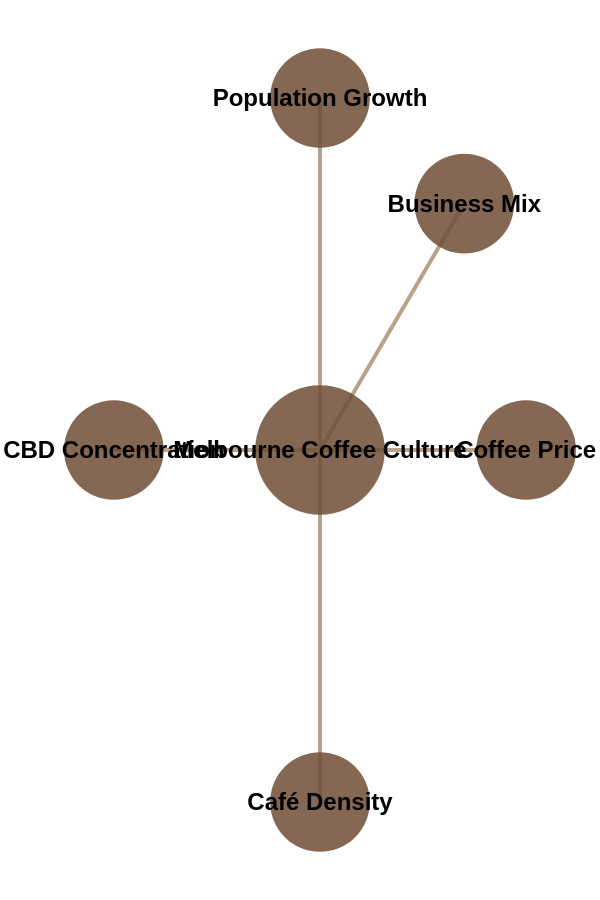

Vega-Lite specification stored for this chart:
### Vega-Lite specification from a JSON file in a GitHub repository (floating-point values rounded to 4 significant figures)
{"$schema": "https://vega.github.io/schema/vega-lite/v6.json", "width": "container", "height": 440, "autosize": {"type": "fit-x", "contains": "padding"}, "layer": [{"data": {"values": [{"x": 0, "y": 0, "x2": 0, "y2": 1}, {"x": 0, "y": 0, "x2": 1, "y2": 0}, {"x": 0, "y": 0, "x2": 0, "y2": -1}, {"x": 0, "y": 0, "x2": -1, "y2": 0}, {"x": 0, "y": 0, "x2": 0.7, "y2": 0.7}]}, "mark": {"type": "rule", "strokeWidth": 2, "color": "#b8a28a"}, "encoding": {"x": {"field": "x", "type": "quantitative", "axis": null, "scale": {"domain": [-1.3, 1.3]}}, "y": {"field": "y", "type": "quantitative", "axis": null, "scale": {"domain": [-1.25, 1.25]}}, "x2": {"field": "x2"}, "y2": {"field": "y2"}}}, {"data": {"values": [{"label": "Melbourne Coffee Culture", "x": 0, "y": 0, "size": 4200}, {"label": "Population Growth", "x": 0, "y": 1, "size": 1800}, {"label": "Coffee Price", "x": 1, "y": 0, "size": 1800}, {"label": "Café Density", "x": 0, "y": -1, "size": 1800}, {"label": "CBD Concentration", "x": -1, "y": 0, "size": 1800}, {"label": "Business Mix", "x": 0.7, "y": 0.7, "size": 1800}]}, "mark": {"type": "circle", "opacity": 0.85, "color": "#6f4e37"}, "encoding": {"x": {"field": "x", "type": "quantitative", "axis": null, "scale": {"domain": [-1.3, 1.3]}}, "y": {"field": "y", "type": "quantitative", "axis": null, "scale": {"domain": [-1.25, 1.25]}}, "size": {"field": "size", "type": "quantitative", "legend": null, "scale": {"range": [1200, 4200]}}}}, {"data": {"values": [{"label": "Melbourne Coffee Culture", "x": 0, "y": 0}, {"label": "Population Growth", "x": 0, "y": 1}, {"label": "Coffee Price", "x": 1, "y": 0}, {"label": "Café Density", "x": 0, "y": -1}, {"label": "CBD Concentration", "x": -1, "y": 0}, {"label": "Business Mix", "x": 0.7, "y": 0.7}]}, "mark": {"type": "text", "color": "black", "fontSize": 12, "fontWeight": "bold"}, "encoding": {"x": {"field": "x", "type": "quantitative", "axis": null, "scale": {"domain": [-1.3, 1.3]}}, "y": {"field": "y", "type": "quantitative", "axis": null, "scale": {"domain": [-1.25, 1.25]}}, "text": {"field": "label"}}}], "config": {"view": {"stroke": null}}}
